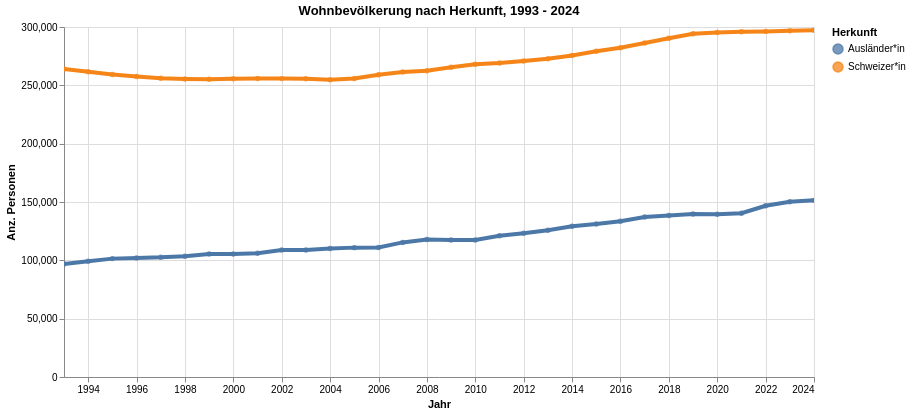

Source (notebook cell):
### Code cell
myTitle="Wohnbevölkerung nach Herkunft, "+data_min_date+" - "+data_max_date

highlight = alt.selection(type='single', on='mouseover',
                          fields=['HerkunftLang'], nearest=True)
#x='date:StichtagDatJahr',
base = alt.Chart(myAgg2.reset_index().query('sum_WBev>300'), title=myTitle).encode(
    x=alt.X('StichtagDatJahr', axis=alt.Axis(title='Jahr'))# , axis=alt.Axis(format='%', title='percentage')
    , y=alt.X('sum_WBev', axis=alt.Axis(title='Anz. Personen'))
    , color=alt.Color('HerkunftLang', legend=alt.Legend(title="Herkunft", orient="right"))  
    ,tooltip=['StichtagDatJahr', 'HerkunftLang','sum_WBev']    
)
points = base.mark_circle().encode(
    opacity=alt.value(0.75)
).add_selection(
    highlight
).properties(
    width=750 , height=350
)
lines = base.mark_line().encode(
    size=alt.condition(~highlight, alt.value(0.5), alt.value(4))
).interactive()

lines + points

### Figure 1 — Vega-Lite specification as saved in the notebook (floating-point values rounded to 4 significant figures)
{"config": {"view": {"continuousWidth": 300, "continuousHeight": 300}}, "layer": [{"mark": {"type": "line"}, "encoding": {"color": {"field": "HerkunftLang", "legend": {"orient": "right", "title": "Herkunft"}, "type": "nominal"}, "size": {"condition": {"test": {"not": {"param": "param_7"}}, "value": 0.5}, "value": 4}, "tooltip": [{"field": "StichtagDatJahr", "type": "temporal"}, {"field": "HerkunftLang", "type": "nominal"}, {"field": "sum_WBev", "type": "quantitative"}], "x": {"axis": {"title": "Jahr"}, "field": "StichtagDatJahr", "type": "temporal"}, "y": {"axis": {"title": "Anz. Personen"}, "field": "sum_WBev", "type": "quantitative"}}, "name": "view_7", "title": "Wohnbevölkerung nach Herkunft, 1993 - 2024"}, {"mark": {"type": "circle"}, "encoding": {"color": {"field": "HerkunftLang", "legend": {"orient": "right", "title": "Herkunft"}, "type": "nominal"}, "opacity": {"value": 0.75}, "tooltip": [{"field": "StichtagDatJahr", "type": "temporal"}, {"field": "HerkunftLang", "type": "nominal"}, {"field": "sum_WBev", "type": "quantitative"}], "x": {"axis": {"title": "Jahr"}, "field": "StichtagDatJahr", "type": "temporal"}, "y": {"axis": {"title": "Anz. Personen"}, "field": "sum_WBev", "type": "quantitative"}}, "name": "view_8", "title": "Wohnbevölkerung nach Herkunft, 1993 - 2024"}], "data": {"name": "data-f77a8d98eb15d025adf4a1db7a4014ab"}, "height": 350, "params": [{"name": "param_8", "select": {"type": "interval", "encodings": ["x", "y"]}, "bind": "scales", "views": ["view_7"]}, {"name": "param_7", "select": {"type": "point", "fields": ["HerkunftLang"], "nearest": true, "on": "mouseover"}, "views": ["view_8"]}], "width": 750, "$schema": "https://vega.github.io/schema/vega-lite/v5.8.0.json", "datasets": {"data-f77a8d98eb15d025adf4a1db7a4014ab": [{"StichtagDatJahr": "1993-01-01T00:00:00", "HerkunftLang": "Ausländer*in", "sum_WBev": 96857}, {"StichtagDatJahr": "1993-01-01T00:00:00", "HerkunftLang": "Schweizer*in", "sum_WBev": 264041}, {"StichtagDatJahr": "1994-01-01T00:00:00", "HerkunftLang": "Ausländer*in", "sum_WBev": 99298}, {"StichtagDatJahr": "1994-01-01T00:00:00", "HerkunftLang": "Schweizer*in", "sum_WBev": 261550}, {"StichtagDatJahr": "1995-01-01T00:00:00", "HerkunftLang": "Ausländer*in", "sum_WBev": 101465}, {"StichtagDatJahr": "1995-01-01T00:00:00", "HerkunftLang": "Schweizer*in", "sum_WBev": 259361}, {"StichtagDatJahr": "1996-01-01T00:00:00", "HerkunftLang": "Ausländer*in", "sum_WBev": 102048}, {"StichtagDatJahr": "1996-01-01T00:00:00", "HerkunftLang": "Schweizer*in", "sum_WBev": 257600}, {"StichtagDatJahr": "1997-01-01T00:00:00", "HerkunftLang": "Ausländer*in", "sum_WBev": 102555}, {"StichtagDatJahr": "1997-01-01T00:00:00", "HerkunftLang": "Schweizer*in", "sum_WBev": 256039}, {"StichtagDatJahr": "1998-01-01T00:00:00", "HerkunftLang": "Ausländer*in", "sum_WBev": 103550}, {"StichtagDatJahr": "1998-01-01T00:00:00", "HerkunftLang": "Schweizer*in", "sum_WBev": 255523}, {"StichtagDatJahr": "1999-01-01T00:00:00", "HerkunftLang": "Ausländer*in", "sum_WBev": 105519}, {"StichtagDatJahr": "1999-01-01T00:00:00", "HerkunftLang": "Schweizer*in", "sum_WBev": 255185}, {"StichtagDatJahr": "2000-01-01T00:00:00", "HerkunftLang": "Schweizer*in", "sum_WBev": 255576}, {"StichtagDatJahr": "2000-01-01T00:00:00", "HerkunftLang": "Ausländer*in", "sum_WBev": 105404}, {"StichtagDatJahr": "2001-01-01T00:00:00", "HerkunftLang": "Ausländer*in", "sum_WBev": 106089}, {"StichtagDatJahr": "2001-01-01T00:00:00", "HerkunftLang": "Schweizer*in", "sum_WBev": 255953}, {"StichtagDatJahr": "2002-01-01T00:00:00", "HerkunftLang": "Ausländer*in", "sum_WBev": 108801}, {"StichtagDatJahr": "2002-01-01T00:00:00", "HerkunftLang": "Schweizer*in", "sum_WBev": 255757}, {"StichtagDatJahr": "2003-01-01T00:00:00", "HerkunftLang": "Ausländer*in", "sum_WBev": 108879}, {"StichtagDatJahr": "2003-01-01T00:00:00", "HerkunftLang": "Schweizer*in", "sum_WBev": 255649}, {"StichtagDatJahr": "2004-01-01T00:00:00", "HerkunftLang": "Ausländer*in", "sum_WBev": 110142}, {"StichtagDatJahr": "2004-01-01T00:00:00", "HerkunftLang": "Schweizer*in", "sum_WBev": 254835}, {"StichtagDatJahr": "2005-01-01T00:00:00", "HerkunftLang": "Ausländer*in", "sum_WBev": 110892}, {"StichtagDatJahr": "2005-01-01T00:00:00", "HerkunftLang": "Schweizer*in", "sum_WBev": 255917}, {"StichtagDatJahr": "2006-01-01T00:00:00", "HerkunftLang": "Ausländer*in", "sum_WBev": 110960}, {"StichtagDatJahr": "2006-01-01T00:00:00", "HerkunftLang": "Schweizer*in", "sum_WBev": 259102}, {"StichtagDatJahr": "2007-01-01T00:00:00", "HerkunftLang": "Ausländer*in", "sum_WBev": 115379}, {"StichtagDatJahr": "2007-01-01T00:00:00", "HerkunftLang": "Schweizer*in", "sum_WBev": 261436}, {"StichtagDatJahr": "2008-01-01T00:00:00", "HerkunftLang": "Schweizer*in", "sum_WBev": 262595}, {"StichtagDatJahr": "2008-01-01T00:00:00", "HerkunftLang": "Ausländer*in", "sum_WBev": 117904}, {"StichtagDatJahr": "2009-01-01T00:00:00", "HerkunftLang": "Ausländer*in", "sum_WBev": 117394}, {"StichtagDatJahr": "2009-01-01T00:00:00", "HerkunftLang": "Schweizer*in", "sum_WBev": 265512}, {"StichtagDatJahr": "2010-01-01T00:00:00", "HerkunftLang": "Ausländer*in", "sum_WBev": 117451}, {"StichtagDatJahr": "2010-01-01T00:00:00", "HerkunftLang": "Schweizer*in", "sum_WBev": 268017}, {"StichtagDatJahr": "2011-01-01T00:00:00", "HerkunftLang": "Ausländer*in", "sum_WBev": 121017}, {"StichtagDatJahr": "2011-01-01T00:00:00", "HerkunftLang": "Schweizer*in", "sum_WBev": 269065}, {"StichtagDatJahr": "2012-01-01T00:00:00", "HerkunftLang": "Ausländer*in", "sum_WBev": 123157}, {"StichtagDatJahr": "2012-01-01T00:00:00", "HerkunftLang": "Schweizer*in", "sum_WBev": 270855}, {"StichtagDatJahr": "2013-01-01T00:00:00", "HerkunftLang": "Ausländer*in", "sum_WBev": 125870}, {"StichtagDatJahr": "2013-01-01T00:00:00", "HerkunftLang": "Schweizer*in", "sum_WBev": 272705}, {"StichtagDatJahr": "2014-01-01T00:00:00", "HerkunftLang": "Ausländer*in", "sum_WBev": 129134}, {"StichtagDatJahr": "2014-01-01T00:00:00", "HerkunftLang": "Schweizer*in", "sum_WBev": 275649}, {"StichtagDatJahr": "2015-01-01T00:00:00", "HerkunftLang": "Ausländer*in", "sum_WBev": 131168}, {"StichtagDatJahr": "2015-01-01T00:00:00", "HerkunftLang": "Schweizer*in", "sum_WBev": 279236}, {"StichtagDatJahr": "2016-01-01T00:00:00", "HerkunftLang": "Schweizer*in", "sum_WBev": 282209}, {"StichtagDatJahr": "2016-01-01T00:00:00", "HerkunftLang": "Ausländer*in", "sum_WBev": 133473}, {"StichtagDatJahr": "2017-01-01T00:00:00", "HerkunftLang": "Ausländer*in", "sum_WBev": 137055}, {"StichtagDatJahr": "2017-01-01T00:00:00", "HerkunftLang": "Schweizer*in", "sum_WBev": 286255}, {"StichtagDatJahr": "2018-01-01T00:00:00", "HerkunftLang": "Ausländer*in", "sum_WBev": 138388}, {"StichtagDatJahr": "2018-01-01T00:00:00", "HerkunftLang": "Schweizer*in", "sum_WBev": 290349}, {"StichtagDatJahr": "2019-01-01T00:00:00", "HerkunftLang": "Ausländer*in", "sum_WBev": 139803}, {"StichtagDatJahr": "2019-01-01T00:00:00", "HerkunftLang": "Schweizer*in", "sum_WBev": 294205}, {"StichtagDatJahr": "2020-01-01T00:00:00", "HerkunftLang": "Ausländer*in", "sum_WBev": 139403}, {"StichtagDatJahr": "2020-01-01T00:00:00", "HerkunftLang": "Schweizer*in", "sum_WBev": 295333}, {"StichtagDatJahr": "2021-01-01T00:00:00", "HerkunftLang": "Ausländer*in", "sum_WBev": 140343}, {"StichtagDatJahr": "2021-01-01T00:00:00", "HerkunftLang": "Schweizer*in", "sum_WBev": 295989}, {"StichtagDatJahr": "2022-01-01T00:00:00", "HerkunftLang": "Ausländer*in", "sum_WBev": 146788}, {"StichtagDatJahr": "2022-01-01T00:00:00", "HerkunftLang": "Schweizer*in", "sum_WBev": 296249}, {"StichtagDatJahr": "2023-01-01T00:00:00", "HerkunftLang": "Ausländer*in", "sum_WBev": 150211}, {"StichtagDatJahr": "2023-01-01T00:00:00", "HerkunftLang": "Schweizer*in", "sum_WBev": 296871}, {"StichtagDatJahr": "2024-01-01T00:00:00", "HerkunftLang": "Ausländer*in", "sum_WBev": 151396}, {"StichtagDatJahr": "2024-01-01T00:00:00", "HerkunftLang": "Schweizer*in", "sum_WBev": 297268}]}}
